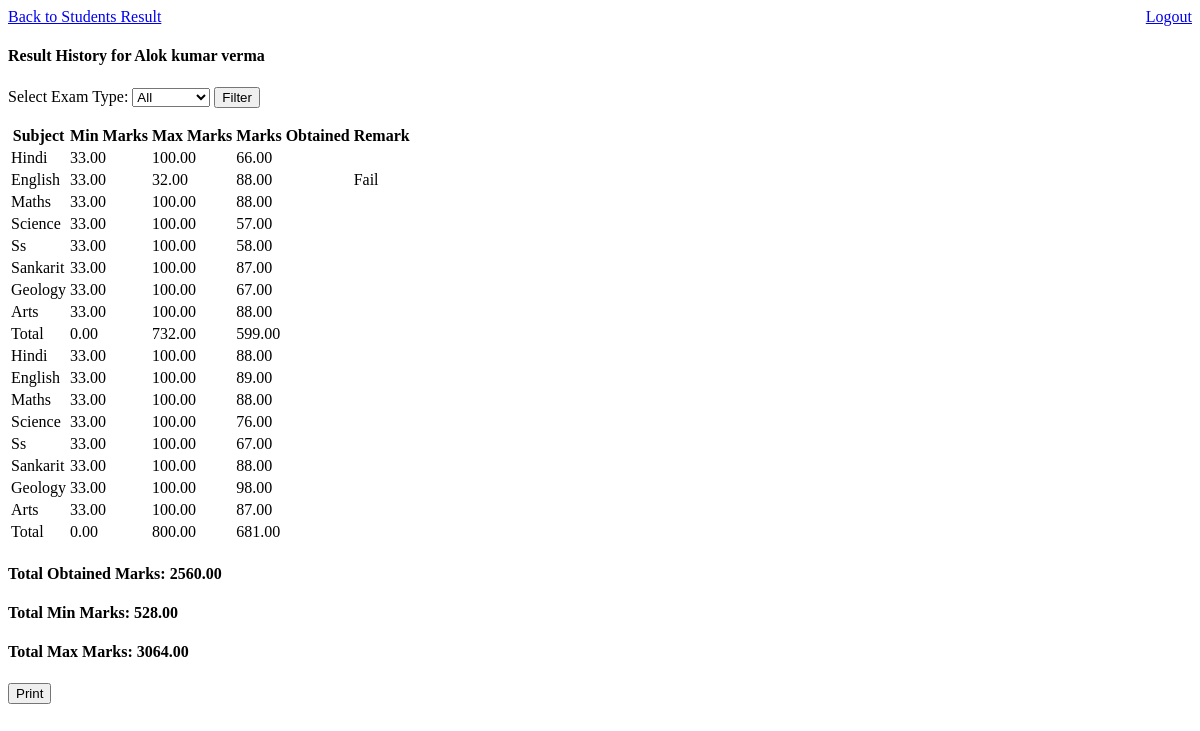
Page /result_history/3/ (signed in) on the earlier database version.
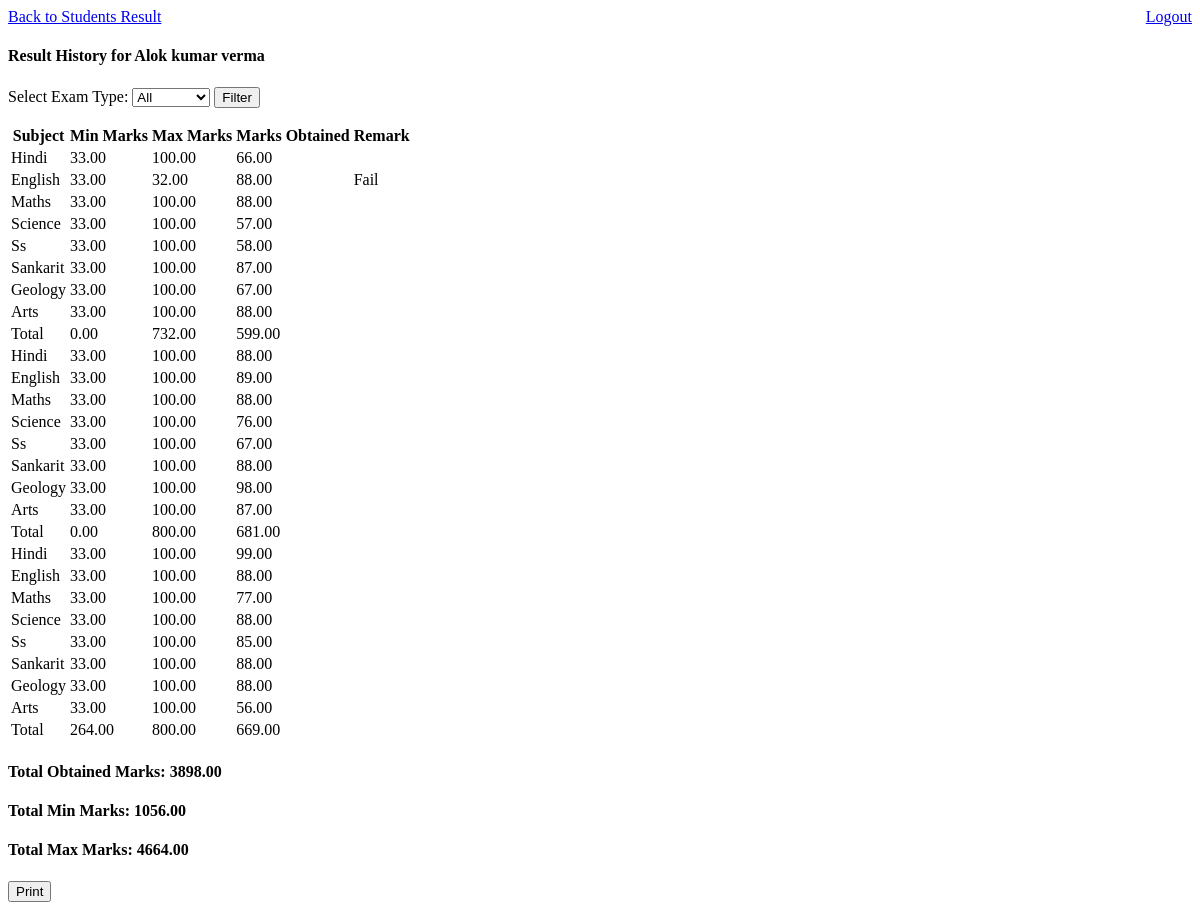
Same page on the later database version.
### admissions/models.py (models this page shows, shortened)
class Admission(models.Model):
    first_name = models.CharField(max_length=100)
    middle_name = models.CharField(max_length=100, blank=True)
    last_name = models.CharField(max_length=100, blank=True)
    father_name = models.CharField(max_length=100)
    mother_name = models.CharField(max_length=100)
    date_of_birth = models.DateField()
    aadhar_card = models.CharField(max_length=16)
    photo = models.ImageField(upload_to='photos/')
    previous_school = models.TextField()
    address = models.TextField()
    caste = models.CharField(max_length=50)
    admission_class = models.CharField(max_length=50)
    admission_date = models.DateField(auto_now_add=True)
    mobile_number = models.CharField(max_length=15)
    subjects = models.CharField(max_length=100, blank=True, null=True)

### students_result/models.py (models this page shows, shortened)
class Result(models.Model):
    student = models.ForeignKey(Admission, on_delete=models.CASCADE)
    subject = models.CharField(max_length=100)
    min_marks = models.DecimalField(max_digits=5, decimal_places=2)
    max_marks = models.DecimalField(max_digits=5, decimal_places=2)
    marks_obtained = models.DecimalField(max_digits=5, decimal_places=2)
    remark = models.CharField(max_length=255)
    exam_type = models.CharField(max_length=255)
    percentage = models.DecimalField(max_digits=5, decimal_places=2, null=True, blank=True)

### students_result/views.py (the view)
# urls.py: path('result_history/<int:student_id>/', views.result_history, name='result_history'),
@login_required
def result_history(request, student_id):
    student = Admission.objects.get(id=student_id)
    exam_type = request.GET.get('exam_type', '')  # Default to empty string if not provided
    result_history = Result.objects.filter(student=student)
    if exam_type:
        result_history = result_history.filter(exam_type=exam_type)
    total_obtained_marks = sum(result.marks_obtained for result in result_history)
    total_min_marks = sum(result.min_marks for result in result_history)
    total_max_marks = sum(result.max_marks for result in result_history)
    context = {
        'student': student,
        'result_history': result_history,
        'selected_exam_type': exam_type,  # Pass the selected exam type to pre-select the dropdown
        'total_obtained_marks': total_obtained_marks,
        'total_min_marks': total_min_marks,
        'total_max_marks': total_max_marks,
    }
    return render(request, 'students_result/result_history.html', context)

### students_result/templates/students_result/result_history.html (shortened to what this page needs)
<a href="{% url 'students_result' %}">Back to Students Result</a>
<a href="{% url 'logout' %}" style="float: right;">Logout</a>
<h4>Result History for {{ student.first_name }} {{ student.middle_name }} {{ student.last_name }}</h4>
<form method="get">
    <label for="exam_type">Select Exam Type:</label>
    <select id="exam_type" name="exam_type">
        <option value="" {% if not selected_exam_type %}selected{% endif %}>All</option>
    </select>
    <input type="submit" value="Filter">
</form>
<table>
    <thead>
        <tr>
            <th>Subject</th>
            <th>Min Marks</th>
            <th>Max Marks</th>
            <th>Marks Obtained</th>
            <th>Remark</th>
        </tr>
    </thead>
    <tbody>
        {% for result in result_history %}
            <tr>
                <td>{{ result.subject }}</td>
                <td>{{ result.min_marks }}</td>
                <td>{{ result.max_marks }}</td>
                <td>{{ result.marks_obtained }}</td>
                <td>{{ result.remark }}</td>
            </tr>
        {% empty %}
            <tr>
                <td colspan="5">No results found for the selected exam type.</td>
            </tr>
        {% endfor %}
    </tbody>
</table>
<h4>Total Obtained Marks: {{ total_obtained_marks }}</h4>
<h4>Total Min Marks: {{ total_min_marks }}</h4>
<h4>Total Max Marks: {{ total_max_marks }}</h4>
<button id="print-button">Print</button>

Differences in the rows shown:
added Result: subject "Hindi", min_marks "33.00", max_marks "100.00", marks_obtained "99.00"
added Result: subject "English", min_marks "33.00", max_marks "100.00", marks_obtained "88.00"
added Result: subject "Maths", min_marks "33.00", max_marks "100.00", marks_obtained "77.00"
added Result: subject "Science", min_marks "33.00", max_marks "100.00", marks_obtained "88.00"
added Result: subject "Ss", min_marks "33.00", max_marks "100.00", marks_obtained "85.00"
added Result: subject "Sankarit", min_marks "33.00", max_marks "100.00", marks_obtained "88.00"
added Result: subject "Geology", min_marks "33.00", max_marks "100.00", marks_obtained "88.00"
added Result: subject "Arts", min_marks "33.00", max_marks "100.00", marks_obtained "56.00"
added Result: subject "Total", min_marks "264.00", max_marks "800.00", marks_obtained "669.00"
Other differences:
{{ total_obtained_marks }}: "2560.00" → "3898.00"
{{ total_min_marks }}: "528.00" → "1056.00"
{{ total_max_marks }}: "3064.00" → "4664.00"
